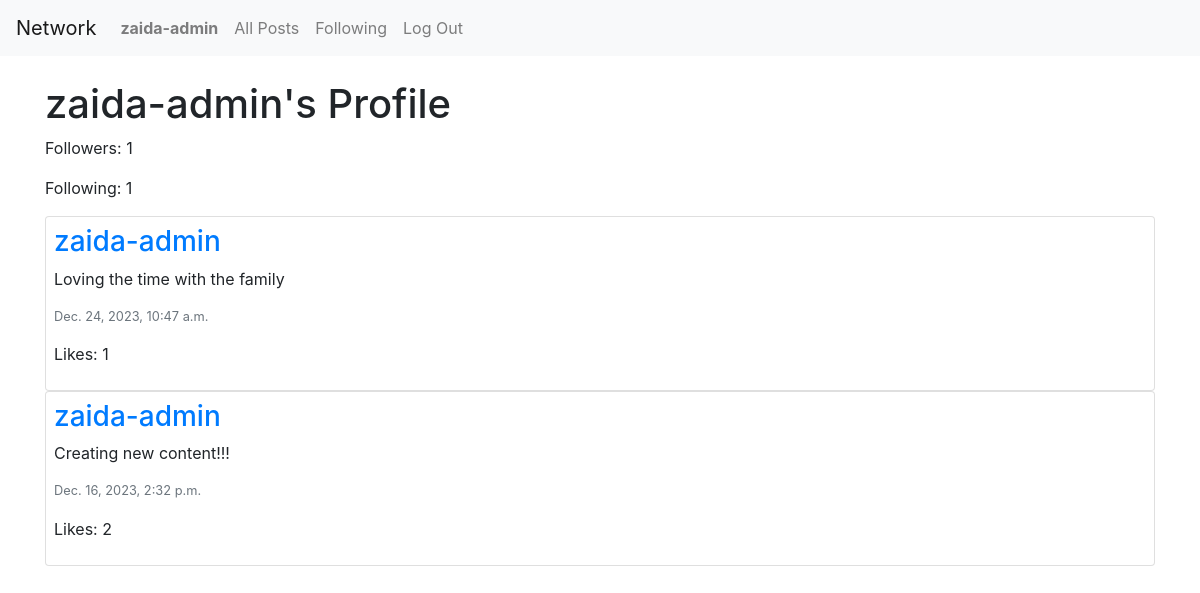
The app's page /profile/2 (signed in), older data.
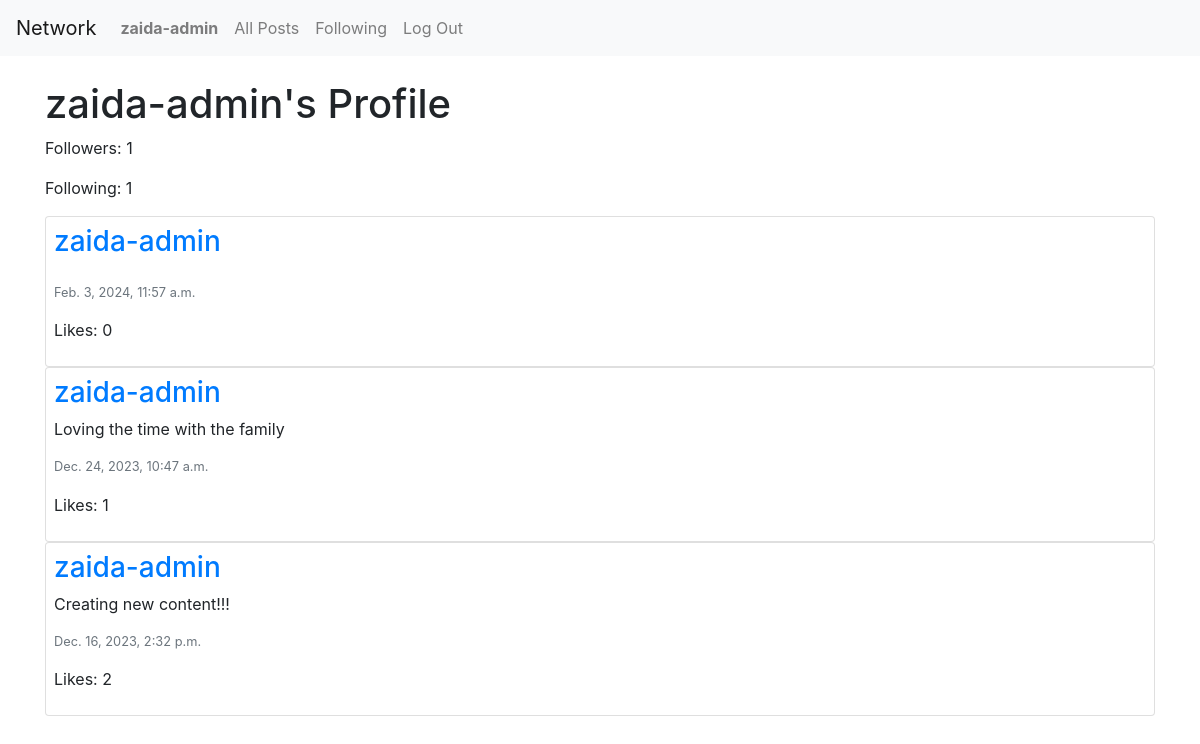
The same page, newer data.
### network/models.py (models this page shows, shortened)
class Post(models.Model):
    author= models.ForeignKey("User", on_delete=models.CASCADE, related_name='posts')
    content = models.CharField(max_length=300)
    timestamp = models.DateTimeField(auto_now_add=True)
    like = models.IntegerField(default=0)

class User(AbstractUser):
    pass

### network/views.py (the view)
# urls.py: path("profile/<int:user_id>", views.profile, name="profile"),
def profile(request, user_id):
    user = get_object_or_404(User, id=user_id)
    current_user = request.user
    posts = Post.objects.filter(author=user).order_by('id').reverse()
    following = Follower.objects.filter(follower=user)
    followers = Follower.objects.filter(followed=user)
    isFollowing = followers.filter(follower=current_user).exists()
    paginator = Paginator(posts, 10)
    page_number = request.GET.get('page')
    page_obj = paginator.get_page(page_number)
    return render(request, "network/profile.html", {
        'posts': posts,
        'page_obj': page_obj,
        'username': user.username,
        'profile_owner': user,
        'followers': followers,
        'following': following,
        'isFollowing': isFollowing,
    })

### network/templates/network/profile.html (shortened to what this page needs)
{% extends "network/layout.html" %} {% load static %} {% block body %}
<div id="title">
  <h1 class="mt-4 mb-2">{{ username }}'s Profile</h1>
</div>
<div>
  <p id="followersCount">Followers: {{ followers.count }}</p>
  <p id="followingCount">Following: {{ following.count }}</p>
</div>
<div id="posts-view">
  <div id="all-posts">
    {% for post in page_obj %}
    <div class="card p-2">
      <h3>
        <a href="{% url 'profile' user_id=post.author.id%}">{{post.author}}</a>
      </h3>
      <p>{{ post.content }}</p>
      <p class="text-secondary lh-1 small">{{ post.timestamp }}</p>
      <p>
        <span class="like_count" id="like_count_{{post.id}}"
          >Likes: {{ post.like }}
        </span>
      </p>
    </div>
    {% empty %}
    <h3>No posts available</h3>
    {% endfor %}
  </div>
</div>
{% endblock %}

Row changes from the older to the newer data that the page shows:
added Post: author "zaida-admin", timestamp "Feb. 3, 2024, 11:57 a.m.", like "0"
